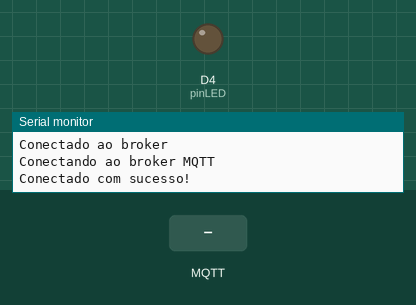
The sketch below on a simulated ESP8266 (NodeMCU). On the bench: output pins drawn as LEDs (lit = HIGH), the last lines printed to the serial monitor. The inputs (shaded band) are chosen by the test bench. WiFi joins after 1.5 s; servers stay silent unless stated; no MQTT or app messages arrive unless stated.

Above: at 4.2 s.
4.3 s: MQTT message "ON" arrives on the first subscribed topic
At 5.4 s:
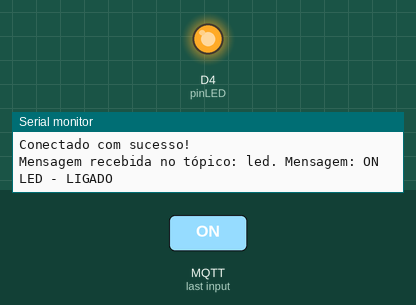
5.8 s: MQTT message "OFF" arrives on the first subscribed topic
At 6.5 s:
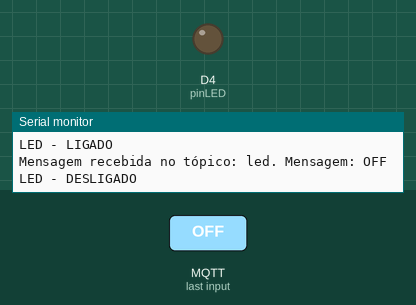
Timing chart, 0 to 8.8 s (numbered marks = the images above; inputs shaded):
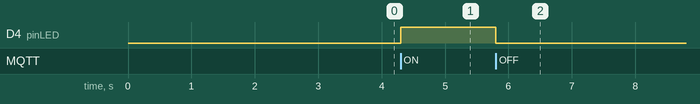

The sketch:

nodemcu-e-nodered-mqtt.ino
```cpp
/*
  Controlando NodeMCU com Node-RED via MQTT
  Hardware Utilizado: Nodemcu v1.0, LDR, LED
  Autor: Yhan Christian Souza Silva - data: 05/08/2018
*/

// -- Bibliotecas Auxiliares --

#include <ESP8266WiFi.h>
#include <PubSubClient.h>

// -- Hardware --

#define LDR A0
#define pinLED D4

// -- Definições de Rede e conexão MQTT / Tópicos --

const char *ssid = "Seu SSID";
const char *password = "Sua Senha";
const char *MQTTServer = "IP local o qual o Mosquitto esta instalado";
const int   MQTTPort = 1883;
const char* ledTopic = "led";
const char* sensorTopic = "luminosity";


// -- Instância objetos --

WiFiClient myClient;
PubSubClient client(myClient);

// -- Variáveis e constantes --

long lastMillis;
const long interval = 30000;


// -- Escopo funções auxiliares --

void connectToWiFi();
void connectToBrokerMQTT();
void reconnectToBrokerMQTT();
void callback(String topic, byte* message, unsigned int length);
void sendSensorData();

// -- Setup --

void setup() {
  Serial.begin(115200);
  pinMode(pinLED, OUTPUT);
  connectToWiFi();
  connectToBrokerMQTT();
}

// -- Loop --

void loop() {
  if (!client.connected()) reconnectToBrokerMQTT();
  if (millis() - lastMillis >= interval) {
    sendSensorData();
    lastMillis = millis();
  }
  client.loop();
}

// -- Funções Auxiliares --


// -- Fornece as credenciais e conecta a rede --

void connectToWiFi() {
  Serial.println("Conectando a rede: ");
  Serial.println(ssid);
  WiFi.begin(ssid, password);
  while (WiFi.status() != WL_CONNECTED) {
    delay(500);
    Serial.print(".");
  }
  Serial.println("");
  Serial.println("Conectado!");
  Serial.print("IP: ");
  Serial.println(WiFi.localIP());
  delay(1000);
}

// -- Realiza a primeira conexão ao Broker --

void connectToBrokerMQTT() {
  client.setServer(MQTTServer, MQTTPort);
  client.setCallback(callback);
  Serial.println("Conectado ao broker");
  delay(500);
}

// -- Reconecta ao Broker e verifica mensagens de erro --

void reconnectToBrokerMQTT() {
  while (!client.connected()) {
    Serial.println("Conectando ao broker MQTT");
    if (client.connect("NodeMCU Client")) {
      client.subscribe(ledTopic);
      Serial.println("Conectado com sucesso!");
    }
    else {
      Serial.print("Falha estado: ");
      Serial.println(client.state());
      Serial.println("Tentar novamente em 5s");
      delay(5000);
    }
  }
}

/* Verificar tópico para subescrever alterando o estado do led,conforme mensagem
    ON - LIGA LED  | OFF - DESLIGA LED
*/

void callback(String topic, byte* message, unsigned int length) {
  Serial.print("Mensagem recebida no tópico: ");
  Serial.print(topic);
  Serial.print(". Mensagem: ");
  String messageTopic;

  for (uint8_t i = 0; i <  length; i++) {
    Serial.print((char)message[i]);
    messageTopic += (char)message[i];
  }
  Serial.println();

  if (topic == ledTopic) {
    if (messageTopic == "ON") {
      digitalWrite(pinLED, HIGH);
      Serial.print("LED - LIGADO");
    }
    else if (messageTopic == "OFF") {
      digitalWrite(pinLED, LOW);
      Serial.print("LED - DESLIGADO");
    }
  }
  Serial.println();
}

/* Faz leitura do sensor LDR converte o valor para caractere
   publica o valor no tópico
*/

void sendSensorData() {
  char msgLumMQTT[10];
  int readSensor = analogRead(LDR);
  Serial.print("Luminosidade: ");
  Serial.println(readSensor);
  dtostrf(readSensor, 10, 0, msgLumMQTT);
  client.publish(sensorTopic, msgLumMQTT);
}
```

Measured:
- after the input at 4.3 s, D4 (pinLED): LOW → HIGH at once
- after the input at 5.8 s, D4 (pinLED): HIGH → LOW at once
